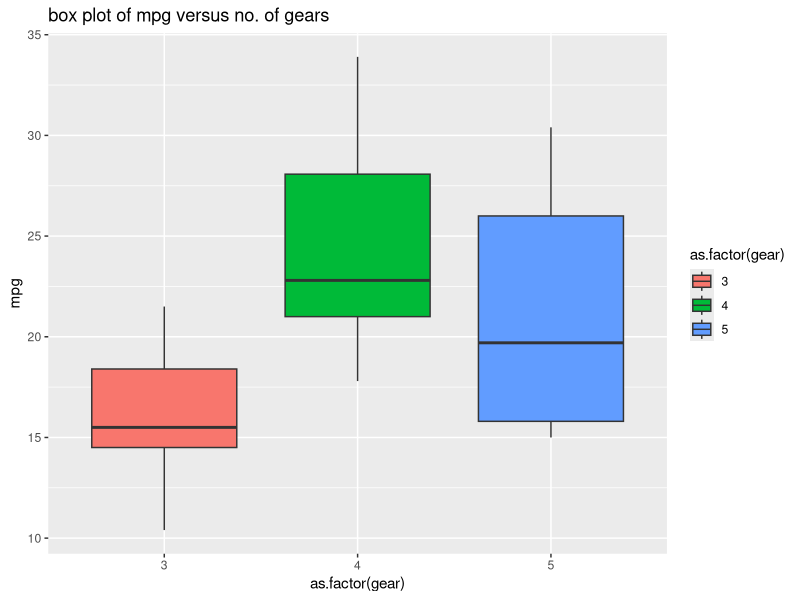

This chart was generated by the following R code: (Note: this script raises an error after producing the figure.)
## ---- chunk 1
#Task 3.1
#The 'sum' function returns the sum of all values which are present within its arguments
sum(5:55)
## ---- chunk 2
#Task 3.2
#sumfun is a prestep function for momentfun. The argument included in the bracket is a mid step for generating linear combination function. The sum of all integers between 5 and n is calculated
sumfun <- function(n) {sum(5:n)}
#The argument is that n= 10, 20 and 100
sumfun(10)
sumfun(20)
sumfun(100)
## ---- chunk 3
#Task 3.3
#The first two terms of this fibonacci sequence are 1 and 1. The rest of the terms are obtained via adding the proceeding two terms
#The first 12 enteries are then generated
Fibonacci <- function(n)
Fibonacci <- numeric(n)
Fibonacci <- numeric(12)
Fibonacci[1] <- 1
Fibonacci[2] <- 1
for(i in 3:12) Fibonacci[i] <- Fibonacci[i-2] + Fibonacci[i-1]
#The output is then printed
print(Fibonacci)
## ---- chunk 4
#Task 3.4
# The library ggplot2 is loaded
library(ggplot2)
#This command is used to create 'a' as a variable, the data set is then loaded as 'mtcars', miles per gallon (mpg) is plotted as a function of gear. The x axis represent the gears whereas the y axis represents mpg. Aes fill is used to color the boxplot in the graph
a <- ggplot(data = mtcars, aes(as.factor(gear),y = mpg))+geom_boxplot(aes(fill=as.factor(gear)))
#To give the plot a title
a+ggtitle("box plot of mpg versus no. of gears")
## ---- chunk 5
#Task 3.5
#variables y and x are assigned to distance and speed, respectively.
y <- cars$dist
x <- cars$speed
#variable a is then assigned to the lm function which then generates the linear model between speed and distance
a <- lm(formula = "y ~ x")
#To produce the statistics of the linear model
summary(a)
## ---- chunk 6
#Task 3.6
#The input is given as the data set 'cars' and the columns 'speed' and 'distance'.
input <- cars[,c('speed' , 'dist')]
#load the ggplot2 library
library(ggplot2)
#Variable 'a' is assigned to generate the plot in which 'cars' is given as the data set. Within the aesthetics, x=speed and y=distance. 'lm' is used to produce the line of best fit and the confidence intervals
a <- ggplot(data = cars, aes(x= speed, y=dist)) + geom_point() + geom_smooth(method = 'lm' ,formula = "y ~ x")
#To produce the title for the plot
a+ggtitle("linear regression plot speed vs data")
## ---- chunk 7
#Task 3.7
#distance_miles = the variable for distance. The distance is converted from ft to miles by multiplying by 0.000189
distance_miles <- cars$dist*0.000189
#The assigning variable = speed_miles, and the braking distance is assumed to be proportional to the seuare of the the speed
speed_miles <- cars$speed^2
#Calculate the linear model between distance and speed
lm <- lm(formula = "distance_miles ~ speed_miles", data = cars)
summary(lm)
lm$coefficients
#The reaction time is calculated by multiplying by 3600 since this is how many seconds are in one hour
reaction_time <- 2.437508e-05*3600
reaction_time
#load the ggplot2 library
library(ggplot2)
#Variable 'a' is assigned to generate the plot in which 'cars' is given as the data set. Within the aesthetics, x=speed_miles and y=distance_miles. 'lm' is used to produce the line of best fit and the confidence intervals
a <- ggplot(data = cars, aes(x = speed_miles, y = distance_miles)) + geom_point() + geom_smooth(method = "lm",formula = "y ~ x")
#To produce the title for the plot
plot <- a+ggtitle("linear regression plot distance vs speed")
plot
